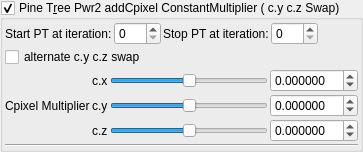
    <widget class="MyGroupBox" name="groupCheck_transf_addCpixel_enabled_false">
     <property name="toolTip">
      <string>&lt;html&gt;&lt;head/&gt;&lt;body&gt;&lt;p&gt;Cpixel is CVector3 c = ( c.x, c.y, c.z). It is each original point (pixel) in 3D space where the iteration starts from, ( c = original z for each point .) It is commonly found in formula structures z = f(z) + c.&lt;/p&gt;&lt;p&gt;The Cpixel multiplier effectively scales this point &amp;quot;c&amp;quot;.&lt;/p&gt;&lt;p&gt;In this formula the c.y and c.z components of &amp;quot;CVector3 c&amp;quot; are swapped before being multiplied by &amp;quot;CVector3 z&amp;quot; components.&lt;br/&gt;&lt;/p&gt;&lt;/body&gt;&lt;/html&gt;</string>
     </property>
     <property name="title">
      <string>Pine T&amp;ree Pwr2 addCpixel ConstantMultiplier ( c.y c.z Swap)</string>
     </property>
     <property name="checkable">
      <bool>true</bool>
     </property>
     <layout class="QVBoxLayout" name="verticalLayout_49">
      <property name="spacing">
       <number>2</number>
      </property>
      <property name="leftMargin">
       <number>2</number>
      </property>
      <property name="topMargin">
       <number>2</number>
      </property>
      <property name="rightMargin">
       <number>2</number>
      </property>
      <property name="bottomMargin">
       <number>2</number>
      </property>
      <item>
       <layout class="QGridLayout" name="gridLayout_64">
        <property name="spacing">
         <number>2</number>
        </property>
        <item row="1" column="5">
         <spacer name="horizontalSpacer_36">
          <property name="orientation">
           <enum>Qt::Horizontal</enum>
          </property>
          <property name="sizeHint" stdset="0">
           <size>
            <width>40</width>
            <height>20</height>
           </size>
          </property>
         </spacer>
        </item>
        <item row="1" column="2">
         <widget class="QLabel" name="label_248">
          <property name="text">
           <string>Stop PT at iteration:</string>
          </property>
         </widget>
        </item>
        <item row="1" column="3">
         <widget class="MySpinBox" name="spinboxInt_transf_stop_iterations_C">
          <property name="sizePolicy">
           <sizepolicy hsizetype="Minimum" vsizetype="Maximum">
            <horstretch>0</horstretch>
            <verstretch>0</verstretch>
           </sizepolicy>
          </property>
          <property name="maximum">
           <number>250</number>
          </property>
         </widget>
        </item>
        <item row="1" column="1">
         <widget class="MySpinBox" name="spinboxInt_transf_start_iterations_C">
          <property name="sizePolicy">
           <sizepolicy hsizetype="Minimum" vsizetype="Maximum">
            <horstretch>0</horstretch>
            <verstretch>0</verstretch>
           </sizepolicy>
          </property>
          <property name="maximum">
           <number>250</number>
          </property>
         </widget>
        </item>
        <item row="1" column="0">
         <widget class="QLabel" name="label_249">
          <property name="text">
           <string>Start PT at iteration:</string>
          </property>
         </widget>
        </item>
       </layout>
      </item>
      <item>
       <widget class="QCheckBox" name="checkBox_transf_alternate_enabled_false">
        <property name="text">
         <string>alternate c.y c.z swap</string>
        </property>
       </widget>
      </item>
      <item>
       <layout class="QGridLayout" name="gridLayout_23">
        <property name="spacing">
         <number>2</number>
        </property>
        <item row="1" column="0">
         <widget class="QLabel" name="label_124">
          <property name="text">
           <string>Cpixel Multiplier</string>
          </property>
         </widget>
        </item>
        <item row="1" column="3">
         <widget class="MyDoubleSpinBox" name="spinbox3_transf_constant_multiplier_100_y">
          <property name="sizePolicy">
           <sizepolicy hsizetype="Minimum" vsizetype="Maximum">
            <horstretch>0</horstretch>
            <verstretch>0</verstretch>
           </sizepolicy>
          </property>
          <property name="decimals">
           <number>6</number>
          </property>
          <property name="minimum">
           <double>-99.989999999999995</double>
          </property>
          <property name="maximum">
           <double>99.989999999999995</double>
          </property>
          <property name="singleStep">
           <double>0.100000000000000</double>
          </property>
         </widget>
        </item>
        <item row="1" column="1">
         <widget class="QLabel" name="label_121">
          <property name="text">
           <string notr="true">c.y</string>
          </property>
         </widget>
        </item>
        <item row="0" column="1">
         <widget class="QLabel" name="label_120">
          <property name="text">
           <string notr="true">c.x</string>
          </property>
         </widget>
        </item>
        <item row="2" column="2">
         <widget class="QSlider" name="slider3_transf_constant_multiplier_100_z">
          <property name="sizePolicy">
           <sizepolicy hsizetype="Expanding" vsizetype="Maximum">
            <horstretch>0</horstretch>
            <verstretch>0</verstretch>
           </sizepolicy>
          </property>
          <property name="minimum">
           <number>-5000000</number>
          </property>
          <property name="maximum">
           <number>5000000</number>
          </property>
          <property name="orientation">
           <enum>Qt::Horizontal</enum>
          </property>
         </widget>
        </item>
        <item row="2" column="1">
         <widget class="QLabel" name="label_123">
          <property name="text">
           <string notr="true">c.z</string>
          </property>
         </widget>
        </item>
        <item row="0" column="3">
         <widget class="MyDoubleSpinBox" name="spinbox3_transf_constant_multiplier_100_x">
          <property name="sizePolicy">
           <sizepolicy hsizetype="Minimum" vsizetype="Maximum">
            <horstretch>0</horstretch>
            <verstretch>0</verstretch>
           </sizepolicy>
          </property>
          <property name="prefix">
           <string/>
          </property>
          <property name="decimals">
           <number>6</number>
          </property>
          <property name="minimum">
           <double>-99.989999999999995</double>
          </property>
          <property name="singleStep">
           <double>0.100000000000000</double>
          </property>
         </widget>
        </item>
        <item row="0" column="2">
         <widget class="QSlider" name="slider3_transf_constant_multiplier_100_x">
          <property name="sizePolicy">
           <sizepolicy hsizetype="Expanding" vsizetype="Maximum">
            <horstretch>0</horstretch>
            <verstretch>0</verstretch>
           </sizepolicy>
          </property>
          <property name="minimum">
           <number>-5000000</number>
          </property>
          <property name="maximum">
           <number>5000000</number>
          </property>
          <property name="orientation">
           <enum>Qt::Horizontal</enum>
          </property>
         </widget>
        </item>
        <item row="1" column="2">
         <widget class="QSlider" name="slider3_transf_constant_multiplier_100_y">
          <property name="sizePolicy">
           <sizepolicy hsizetype="Expanding" vsizetype="Maximum">
            <horstretch>0</horstretch>
            <verstretch>0</verstretch>
           </sizepolicy>
          </property>
          <property name="minimum">
           <number>-5000000</number>
          </property>
          <property name="maximum">
           <number>5000000</number>
          </property>
          <property name="orientation">
           <enum>Qt::Horizontal</enum>
          </property>
         </widget>
        </item>
        <item row="2" column="3">
         <widget class="MyDoubleSpinBox" name="spinbox3_transf_constant_multiplier_100_z">
          <property name="sizePolicy">
           <sizepolicy hsizetype="Minimum" vsizetype="Maximum">
            <horstretch>0</horstretch>
            <verstretch>0</verstretch>
           </sizepolicy>
          </property>
          <property name="decimals">
           <number>6</number>
          </property>
          <property name="minimum">
           <double>-99.989999999999995</double>
          </property>
          <property name="maximum">
           <double>99.989999999999995</double>
          </property>
          <property name="singleStep">
           <double>0.100000000000000</double>
          </property>
         </widget>
        </item>
        <item row="3" column="0" colspan="4">
         <widget class="Line" name="line_30">
          <property name="orientation">
           <enum>Qt::Horizontal</enum>
          </property>
         </widget>
        </item>
       </layout>
      </item>
     </layout>
    </widget>
